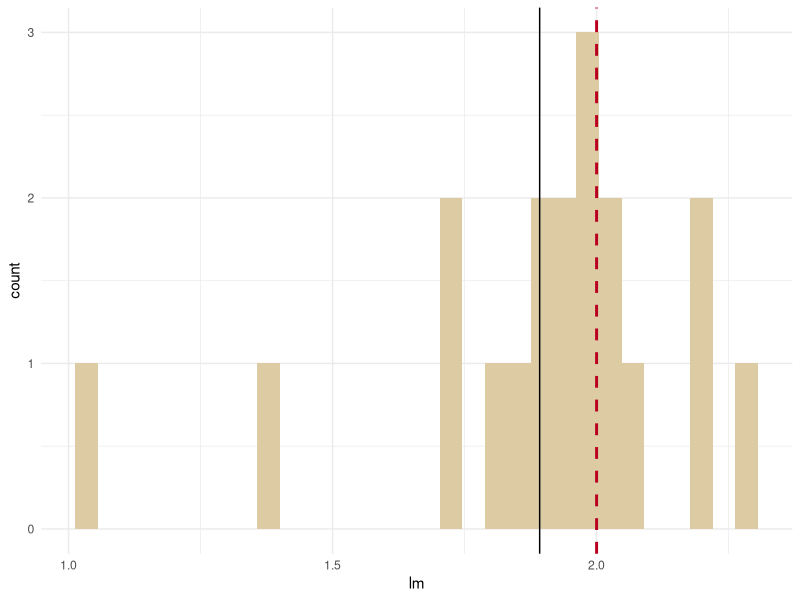

Generate this figure with R:
## ---- chunk 1
knitr::opts_chunk$set(echo = TRUE)
## ---- chunk 2
library(tidyverse)
theme_set(theme_minimal())

n <- 10000 # how many samples we'll typically take
set.seed(12345)
# data frame containing noise variables, which we will then use to create each of the actual variables
ind <- data.frame(private_tutor_e = rnorm(n), 
                  reading_writing_e = rnorm(n), 
                  mathematics_e = rnorm(n))
## ---- chunk 3
d <- data.frame(private_tutor_utility = -0.5 + ind$private_tutor_e) %>%
  mutate(private_tutor = ifelse(private_tutor_utility > 0, 1, 0),
         mathematics = 1 + private_tutor * 2 + ind$mathematics_e)
## ---- chunk 4
d <- mutate(d,
            mathematics_0 = 1 + 0 * 2  + ind$mathematics_e,
            mathematics_1 = 1 + 1 * 2  + ind$mathematics_e)
## ---- chunk 5
cor(select(d, mathematics_0, mathematics_1, mathematics, private_tutor))
## ---- chunk 6
dfork <- data.frame(reading_writing = ind$reading_writing_e)
dfork <- mutate(dfork,
                private_tutor_utility = -0.5 + reading_writing * 0.5 + ind$private_tutor_e,
                private_tutor = ifelse(private_tutor_utility > 0, 1, 0),
                mathematics = 1 + private_tutor * 2 + reading_writing * (-1) + ind$mathematics_e)
## ---- chunk 7
dfork <- mutate(dfork, ##           ↓
                mathematics_0 = 1 + 0 * 2 + reading_writing * (-1) + ind$mathematics_e,
                mathematics_1 = 1 + 1 * 2 + reading_writing * (-1) + ind$mathematics_e)
## ---- chunk 8
cor(select(dfork, mathematics_0, mathematics_1, private_tutor))
## ---- chunk 9
res_conf <- dfork %>%
  mutate(rw_stratum = cut(reading_writing, breaks = seq(-3, 3, by = .3))) %>%
  group_by(rw_stratum) %>%
  summarise(cor0 = cor(mathematics_0, private_tutor),
            cor1 = cor(mathematics_1, private_tutor),
            cor = cor(mathematics, private_tutor), 
            # fit a linear model and extract the coefficient on tutor
            lm = coef(lm(mathematics ~ private_tutor, 
                         data = cur_data()))[['private_tutor']],
            n = n()) # how many observations? sparse estimates will be noisy! 

res_conf <- na.omit(res_conf) # drop the 3-infinity upper range
res_conf
## ---- chunk 10
ggplot(res_conf, aes(x = lm)) + 
  geom_histogram(fill = "#DDCBA4") + 
  geom_vline(xintercept = mean(res_conf$lm)) + 
  geom_vline(xintercept = 2, linetype = "dashed", size = 1, color = "#BA0020")
## ---- chunk 11
lm(mathematics ~ private_tutor, dfork) %>% summary()

lm(mathematics ~ private_tutor + reading_writing, dfork) %>% summary()
